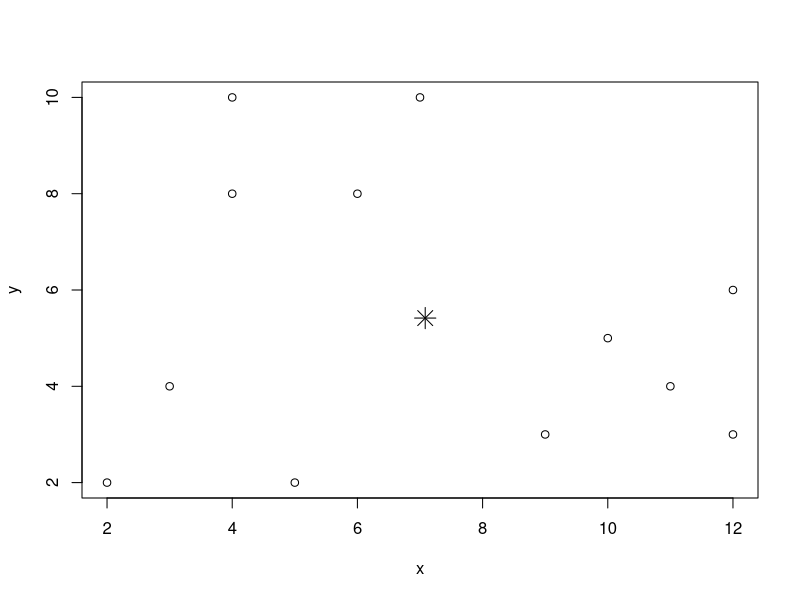

Write the R code that produced this figure.
## ---- chunk 1
points <- c(2,2,3,4,5,2,9,3,12,3,11,4,10,5,12,6,6,8,4,8,4,10,7,10)
points <- matrix(points, nrow=12, ncol=2, byrow=TRUE)
points <- as.data.frame(points)

points
colnames(points) <- c("x", "y")

(cl <- kmeans(points, 1))
plot(points, col = cl$cluster)
points(cl$centers, col = 1:2, pch = 8, cex = 2)

cl$centers

